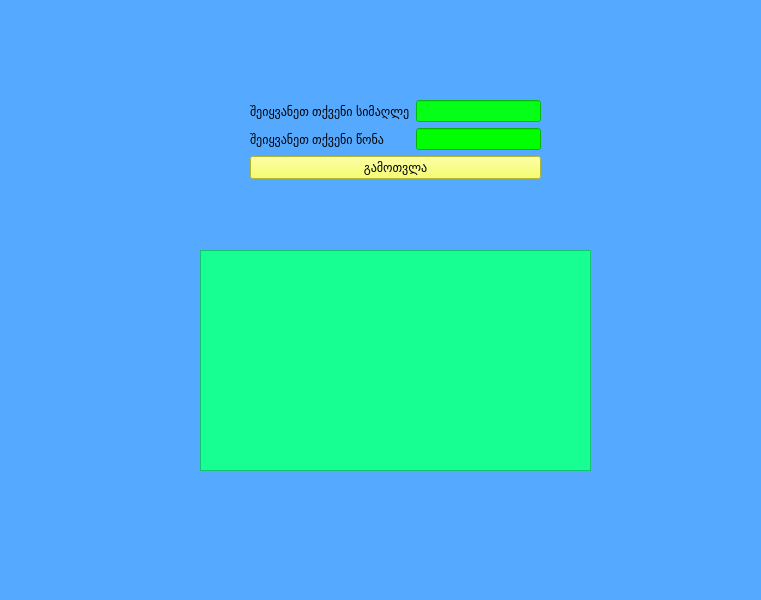
<?xml version="1.0" encoding="UTF-8"?>
<ui version="4.0">
 <class>MainWindow</class>
 <widget class="QMainWindow" name="MainWindow">
  <property name="enabled">
   <bool>true</bool>
  </property>
  <property name="geometry">
   <rect>
    <x>0</x>
    <y>0</y>
    <width>761</width>
    <height>600</height>
   </rect>
  </property>
  <property name="windowTitle">
   <string>MainWindow</string>
  </property>
  <property name="styleSheet">
   <string notr="true">
background-color: rgb(85, 170, 255);</string>
  </property>
  <widget class="QWidget" name="centralwidget">
   <widget class="QLabel" name="label_result">
    <property name="geometry">
     <rect>
      <x>346</x>
      <y>303</y>
      <width>151</width>
      <height>21</height>
     </rect>
    </property>
    <property name="text">
     <string/>
    </property>
   </widget>
   <widget class="QTableView" name="tableView">
    <property name="geometry">
     <rect>
      <x>200</x>
      <y>250</y>
      <width>391</width>
      <height>221</height>
     </rect>
    </property>
    <property name="styleSheet">
     <string notr="true">background-color: rgb(23, 255, 147);</string>
    </property>
   </widget>
   <widget class="QWidget" name="">
    <property name="geometry">
     <rect>
      <x>250</x>
      <y>100</y>
      <width>291</width>
      <height>85</height>
     </rect>
    </property>
    <layout class="QFormLayout" name="formLayout">
     <item row="0" column="0">
      <widget class="QLabel" name="label">
       <property name="text">
        <string>შეიყვანეთ თქვენი სიმაღლე</string>
       </property>
      </widget>
     </item>
     <item row="0" column="1">
      <widget class="QLineEdit" name="lineEdit_height">
       <property name="styleSheet">
        <string notr="true">background-color: rgb(6, 255, 22);</string>
       </property>
      </widget>
     </item>
     <item row="1" column="0">
      <widget class="QLabel" name="label_2">
       <property name="text">
        <string>შეიყვანეთ თქვენი წონა</string>
       </property>
      </widget>
     </item>
     <item row="1" column="1">
      <widget class="QLineEdit" name="lineEdit_weight">
       <property name="styleSheet">
        <string notr="true">border-color: rgb(255, 0, 255);
selection-color: rgb(255, 14, 183);
background-color: rgb(0, 255, 0);
</string>
       </property>
      </widget>
     </item>
     <item row="2" column="0" colspan="2">
      <widget class="QPushButton" name="pushButton">
       <property name="styleSheet">
        <string notr="true">background-color: rgb(246, 255, 69);</string>
       </property>
       <property name="text">
        <string>გამოთვლა</string>
       </property>
      </widget>
     </item>
    </layout>
   </widget>
  </widget>
  <widget class="QMenuBar" name="menubar">
   <property name="geometry">
    <rect>
     <x>0</x>
     <y>0</y>
     <width>761</width>
     <height>21</height>
    </rect>
   </property>
  </widget>
  <widget class="QStatusBar" name="statusbar"/>
 </widget>
 <resources/>
 <connections/>
</ui>
